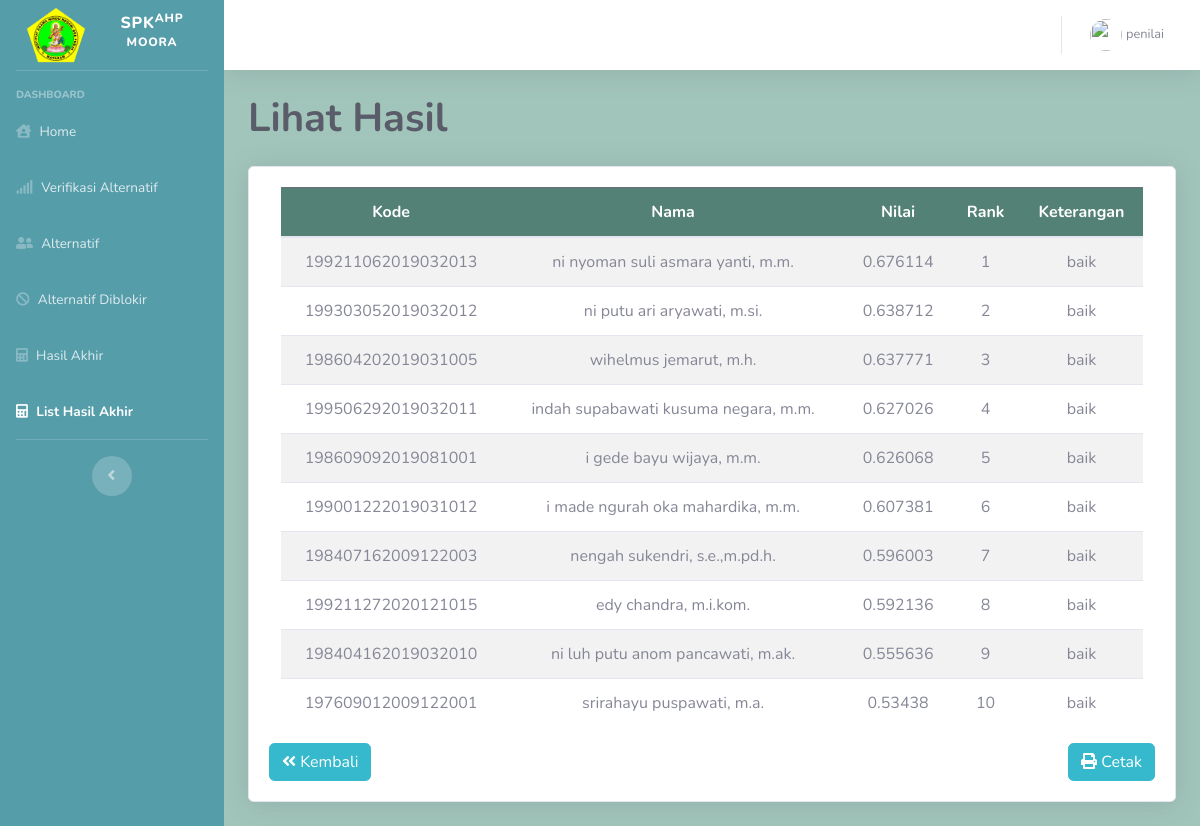
Screenshot of /lihat_nilai_alt.php?tanggal=2023-05-03 02:07:23 (signed in) with the database file from the repository.
### tables this page shows
CREATE TABLE `hasil` (
  `id_hasil` int(10) NOT NULL,
  `id_alternatif` int(11) NOT NULL,
  `id_periode` int(11) NOT NULL,
  `nilai` float NOT NULL,
  `tanggal` datetime NOT NULL,
  `ket` varchar(20) NOT NULL
);

CREATE TABLE `alternatif` (
  `id_alternatif` int(5) NOT NULL,
  `id_periode` int(11) NOT NULL,
  `kode` varchar(10) NOT NULL,
  `nip` varchar(21) NOT NULL,
  `nama` text NOT NULL,
  `pendidikan_terakhir` varchar(4) NOT NULL,
  `jk` varchar(9) NOT NULL,
  `pengajaran` int(11) DEFAULT NULL,
  `pm_jumlah` int(11) DEFAULT NULL,
  `pm_sbg` int(11) DEFAULT NULL,
  `penelitian_jml` int(11) DEFAULT NULL,
  `penelitian_jurnal` int(11) DEFAULT NULL,
  `absen_fp` int(11) DEFAULT NULL,
  `absen_apel` int(11) DEFAULT NULL,
  `ang_kep` int(11) NOT NULL,
  `jab_dos` int(11) NOT NULL,
  `email` varchar(50) NOT NULL,
  `Berkas` varchar(150) NOT NULL,
  `username` varchar(30) NOT NULL,
  `password` varchar(255) NOT NULL,
  `size` varchar(15) NOT NULL,
  `status` tinyint(1) NOT NULL DEFAULT '0',
  `status_on` int(1) NOT NULL
);

### lihat_nilai_alt.php (the view, shortened to what this page needs)
<?php
require 'koneksi.php';
include('template/topbar.php');
include('template/sidebar.php');
?>
<div class="container-fluid">
	<h1 class="m-0 font-weight-bold text-dark">Lihat Hasil</h1><br>
	<div class="card shadow mb-4">
		<div class="card-body">
			<div class="table-responsive">
				<div class="col-md-auto">
					<table class="table table-striped">
						<thead class="table-dark" style="background-color: #548176">
							<tr>
								<th class="text-center">Kode</th>
								<th class="text-center">Nama</th>
								<th class="text-center">Nilai</th>
								<th class="text-center">Rank</th>
								<th class="text-center">Keterangan</th>
							</tr>
						</thead>
						<?php
    $sql="SELECT alternatif.nip, hasil.*, alternatif.nama FROM alternatif JOIN hasil USING (id_alternatif) WHERE tanggal = '$_GET[tanggal]'";
    $result = mysqli_query($koneksi, $sql);
    $i=1;
    while ($row= mysqli_fetch_assoc($result)) {
    ?>
						<tr>
							<td class="text-center"><?=$row['nip']?></td>
							<td class="text-center"><?=$row['nama']?></td>
							<td class="text-center"><?=$row['nilai']?></td>
							<td class="text-center"><?=$i?></td>
							<td class="text-center"><?=$row['ket']?></td>
						</tr>
						<?php
                        $i++;
    }
    ?>
					</table>
				</div>
			</div>
			<a href='javascript:history.back()'>
				<button class="btn btn-info float-left">
					<i class="fas fa-angle-double-left"></i> Kembali
				</button>
			</a>
			<a class="btn btn-info float-right" href="cetak_laporan.php?tanggal=<?=$_GET['tanggal'] ?>"
				target="_blank"><i class="fas fa-print"></i> Cetak</a>
		</div>
	</div>
</div>
<?php include('template/footer.php'); ?>

### rows the page displays
hasil: id_alternatif.nip "199211062019032013", id_alternatif.nama "ni nyoman suli asmara yanti, m.m.", nilai "0.676114", ket "baik"
hasil: id_alternatif.nip "199303052019032012", id_alternatif.nama "ni putu ari aryawati, m.si.", nilai "0.638712", ket "baik"
hasil: id_alternatif.nip "198604202019031005", id_alternatif.nama "wihelmus jemarut, m.h.", nilai "0.637771", ket "baik"
hasil: id_alternatif.nip "199506292019032011", id_alternatif.nama "indah supabawati kusuma negara, m.m.", nilai "0.627026", ket "baik"
hasil: id_alternatif.nip "198609092019081001", id_alternatif.nama "i gede bayu wijaya, m.m.", nilai "0.626068", ket "baik"
hasil: id_alternatif.nip "199001222019031012", id_alternatif.nama "i made ngurah oka mahardika, m.m.", nilai "0.607381", ket "baik"
hasil: id_alternatif.nip "198407162009122003", id_alternatif.nama "nengah sukendri, s.e.,m.pd.h.", nilai "0.596003", ket "baik"
hasil: id_alternatif.nip "199211272020121015", id_alternatif.nama "edy chandra, m.i.kom.", nilai "0.592136", ket "baik"
hasil: id_alternatif.nip "198404162019032010", id_alternatif.nama "ni luh putu anom pancawati, m.ak.", nilai "0.555636", ket "baik"
hasil: id_alternatif.nip "197609012009122001", id_alternatif.nama "srirahayu puspawati, m.a.", nilai "0.53438", ket "baik"

### other values shown
$_SESSION["username"] "penilai"
